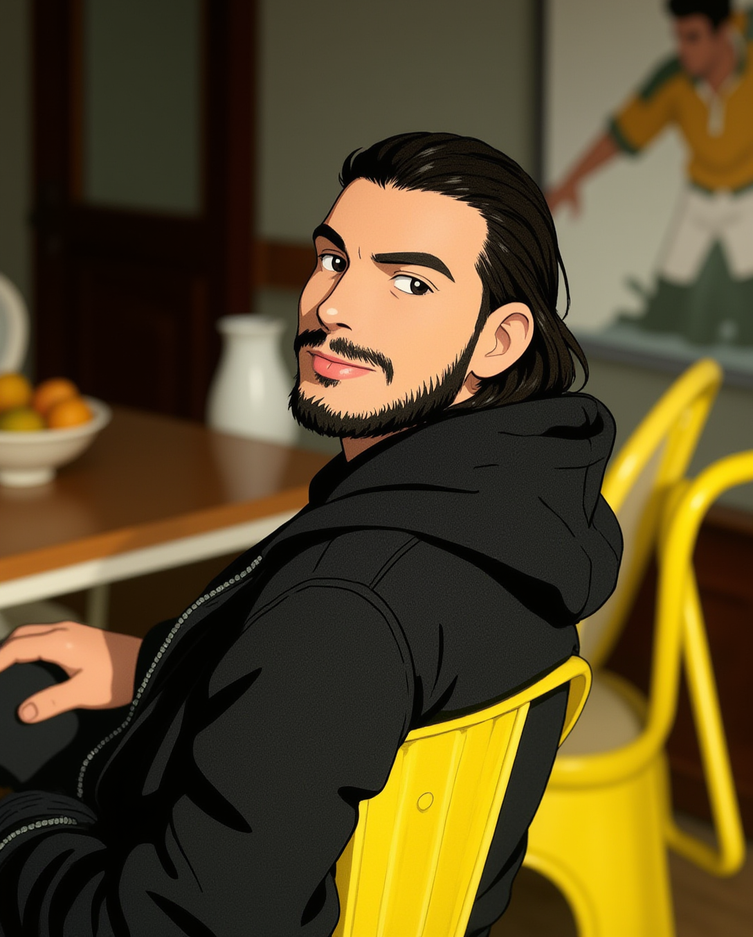
#> input picture images/myimg.png, 753 x 937 px, shrunk from 1088 x 1353 before the run
$ jupyter execute --allow-errors Image_enhancement_and_filtering-Spatial_Domain.ipynb
#> lines starting #> are read from the running program, lines starting #| are printed output that depends on the picture; after the words box and inside, x2 and y2 are one past the last pixel; in counts of white or black regions, pixels touching at a corner belong together
# Image Enhancement and Filtering Techniques - Spatial Domain

## Basic Point Operations for Image Enhancement

Basic point operations are fundamental techniques in digital image processing that modify pixel values to enhance image quality or extract specific features.

### Contrast Stretching
- Improves image contrast by stretching the range of intensity values
- Maps the original intensity values to span the full range (0-255)
- Useful when image has low contrast or narrow intensity range

**Also known as histogram stretching.**

#$# Thresholding
- Converts grayscale image to binary image
- Pixels above threshold become white (255)
- Pixels below threshold become black (0)
- Effective for segmentation and object detection

### Digital Negative
- Inverts pixel intensities
- New pixel value = 255 - original value
- Useful for enhancing white or gray details in dark regions
- Common in medical imaging

### Intensity Level Slicing
- Highlights specific range of intensities
- Pixels within range are set to maximum value
- Pixels outside range are set to minimum value
- Helps visualize structures with similar intensity levels

[cell 1]
import numpy as np
import cv2

import matplotlib.pyplot as plt

# load image
img = cv2.imread('images/myimg.png', cv2.IMREAD_GRAYSCALE)
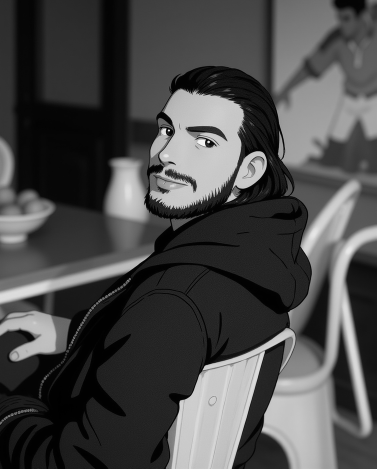
#> img: shape (937, 753) (shown at 1/2 size); min 0, max 254, mean 73.8

plt.figure(figsize=(16, 8))
plt.subplot(151)
plt.title('Contrast Stretching')
plt.imshow(img, cmap='gray')


# Contrast Stretching
def contrast_stretch(img):
    min_val = np.min(img)
#> min_val = 0
    max_val = np.max(img)
#> max_val = 254
    return ((img - min_val) * 255 / (max_val - min_val)).astype(np.uint8)
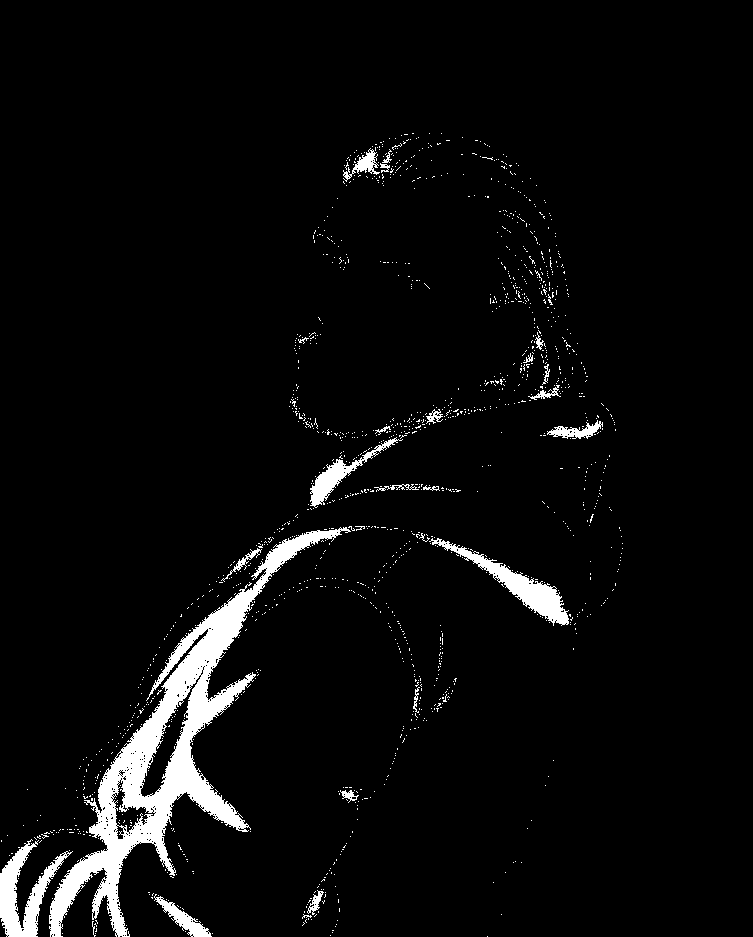
#> returned value: shape (937, 753); values 0 (black) and 1 (white), 4.4% white; 1430 white regions (1404 under 20 px), largest, box (x1, y1, x2, y2) and area: (49, 527, 351, 937) 19281, (0, 839, 73, 937) 2572, (429, 538, 569, 626) 2416

contrast_img = contrast_stretch(img)
plt.subplot(152)
plt.title('Contrast Stretching')
plt.imshow(contrast_img, cmap='gray')

thresh_img = (img > 127).astype(np.uint8) * 255
#> thresh_img: shape (937, 753); 22.6% white; 150 white regions (132 under 20 px), largest, box (x1, y1, x2, y2) and area: (523, 360, 753, 937) 45916, (341, 656, 591, 937) 29918, (299, 178, 488, 419) 27683
plt.subplot(153)
plt.title('Thresholding')
plt.imshow(thresh_img, cmap='gray')

negative_img = 255 - img
# If you are confused how this work ? Remember..... the feature of numpy array, if you substract if from scaler it will substract from each element of the array
# So 255 - img will substract each element of the array from 255
plt.subplot(154)
plt.title('Digital Negative')
plt.imshow(negative_img, cmap='gray')

def intensity_slice(img, min_range=100, max_range=200):
#> called with min_range = 100, max_range = 200
    sliced = img.copy()
    sliced[(img >= min_range) & (img <= max_range)] = 255
    sliced[(img < min_range) | (img > max_range)] = 0
#> sliced: shape (937, 753); 23.7% white; 482 white regions (456 under 20 px), largest, box (x1, y1, x2, y2) and area: (398, 351, 753, 937) 58417, (552, 127, 753, 355) 25145, (298, 177, 491, 419) 20875
    return sliced

sliced_img = intensity_slice(img)
plt.subplot(155)
plt.title('Intensity Level Slicing')
plt.imshow(sliced_img, cmap='gray')
plt.tight_layout()
plt.show()

[cell 2]
list_test = [1,2,3,2,4,4,6,7,5,0]
np_list_test = np.array(list_test)

print(7-np_list_test)

[cell 3]
import cv2
import numpy as np
import matplotlib.pyplot as plt

def calculate_histogram(image):
    hist = np.zeros(256)
    for pixel in image.ravel():
        hist[pixel] += 1
        # print(hist[pixel])
    return hist

image = cv2.imread('gg.png', cv2.IMREAD_GRAYSCALE)

#> (the rest of this cell did not finish here and is left out)

[cell 4]
# On a random 30x30 image
test_image = np.random.randint(0, 256, size=(15, 15), dtype=np.uint8)
equalized = cv2.equalizeHist(test_image)

fig, ((ax1, ax2), (ax3, ax4)) = plt.subplots(2, 2, figsize=(12, 8))

ax1.imshow(test_image, cmap='gray')
ax1.set_title('Original Image')
ax2.imshow(equalized, cmap='gray')
ax2.set_title('Equalized Image')

original_hist = calculate_histogram(test_image)
equalized_hist = calculate_histogram(equalized)

ax3.plot(original_hist)
ax3.set_title('Original Histogram')
ax3.set_xlabel('Pixel Intensity')
ax3.set_ylabel('Frequency')

ax4.plot(equalized_hist)
ax4.set_title('Equalized Histogram')
ax4.set_xlabel('Pixel Intensity')
ax4.set_ylabel('Frequency')

plt.tight_layout()
plt.show()

[cell 5]
# own image
img = cv2.imread('images/myimg.png', cv2.IMREAD_GRAYSCALE)
equalized = cv2.equalizeHist(img)
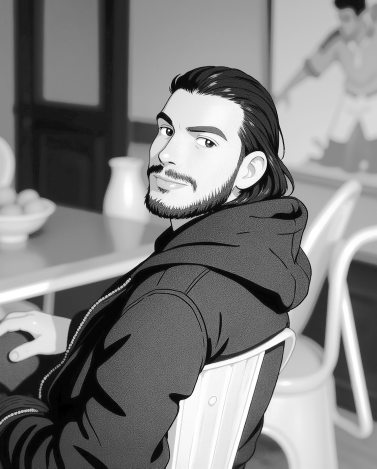
#> equalized: shape (937, 753) (shown at 1/2 size); min 0, max 255, mean 128.4

fig, ((ax1, ax2), (ax3, ax4)) = plt.subplots(2, 2, figsize=(12, 8))

ax1.imshow(img, cmap='gray')
ax1.set_title('Original Image')
ax2.imshow(equalized, cmap='gray')
ax2.set_title('Equalized Image')

original_hist = calculate_histogram(img)
#> original_hist = 256 values, max 17928 at index 1, min 0 at index 251, mean 2756.1
equalized_hist = calculate_histogram(equalized)
#> equalized_hist = 256 values, max 17928 at index 6, min 0 at index 1, mean 2756.1

ax3.plot(original_hist)
ax3.set_title('Original Histogram')
ax3.set_xlabel('Pixel Intensity')
ax3.set_ylabel('Frequency')

ax4.plot(equalized_hist)
ax4.set_title('Equalized Histogram')
ax4.set_xlabel('Pixel Intensity')
ax4.set_ylabel('Frequency')

plt.tight_layout()
plt.show()

## Smoothing Spatial Filters

## Spatial Smoothing Filters

Spatial smoothing filters reduce noise by averaging/filtering pixel values within a local neighborhood.

### Linear Filters:
- **Mean (Average) Filter**:
    - Uses a uniform 3x3 kernel
    ```
    [1/9, 1/9, 1/9]
    [1/9, 1/9, 1/9]
    [1/9, 1/9, 1/9]
    ```
    - Simple averaging of pixels in neighborhood
    - Blurs image evenly

- **Weighted Average Filter**:
    - Uses center-weighted 3x3 kernel
    ```
    [1/16, 2/16, 1/16]
    [2/16, 4/16, 2/16]
    [1/16, 2/16, 1/16]
    ```
    - Center pixel has higher weight
    - Preserves more detail than mean filter

### Non-Linear Filters:
- Don't use convolution kernels
- Use statistical operations on neighborhood pixels

- **Median Filter**:
    - Selects middle value in sorted neighborhood
    - Good for removing salt & pepper noise
    - Preserves edges better than mean filter

- **Min/Max Filters**:
    - Select minimum/maximum values in neighborhood
    - Min darkens image, max brightens
    - Useful for specific noise types

[cell 6]
def apply_mean_filter(image, kernel_size=3):
#> called with kernel_size = 3
    padded = np.pad(image, pad_width=kernel_size//2, mode='reflect')
    result = np.zeros_like(image)
    for i in range(image.shape[0]):
        for j in range(image.shape[1]):
            result[i,j] = np.mean(padded[i:i+kernel_size, j:j+kernel_size])
    return result.astype(np.uint8)

def apply_weighted_average(image, kernel_size=3):
#> called with kernel_size = 3
    padded = np.pad(image, pad_width=kernel_size//2, mode='reflect')
    result = np.zeros_like(image)
    # Create weighted kernel (center pixel has higher weight)
    weights = np.ones((kernel_size, kernel_size))
    center = kernel_size // 2
    weights[center, center] = 2
    weights = weights / np.sum(weights)  # Normalize weights

    for i in range(image.shape[0]):
        for j in range(image.shape[1]):
            window = padded[i:i+kernel_size, j:j+kernel_size]
            result[i,j] = np.sum(window * weights)
    return result.astype(np.uint8)

def apply_min_filter(image, kernel_size=3):
#> called with kernel_size = 3
    padded = np.pad(image, pad_width=kernel_size//2, mode='reflect')
    result = np.zeros_like(image)
    for i in range(image.shape[0]):
        for j in range(image.shape[1]):
            result[i,j] = np.min(padded[i:i+kernel_size, j:j+kernel_size])
    return result.astype(np.uint8)

def apply_max_filter(image, kernel_size=3):
#> called with kernel_size = 3
    padded = np.pad(image, pad_width=kernel_size//2, mode='reflect')
    result = np.zeros_like(image)
    for i in range(image.shape[0]):
        for j in range(image.shape[1]):
            result[i,j] = np.max(padded[i:i+kernel_size, j:j+kernel_size])
    return result.astype(np.uint8)

def apply_median_filter(image, kernel_size=3):
#> called with kernel_size = 3
    padded = np.pad(image, pad_width=kernel_size//2, mode='reflect')
    result = np.zeros_like(image)
    for i in range(image.shape[0]):
        for j in range(image.shape[1]):
            result[i,j] = np.median(padded[i:i+kernel_size, j:j+kernel_size])
    return result.astype(np.uint8)

img = cv2.imread('images/myimg.png', cv2.IMREAD_GRAYSCALE)

mean_filtered = apply_mean_filter(img)
weighted_average_filtered = apply_weighted_average(img)
min_filtered = apply_min_filter(img)
max_filtered = apply_max_filter(img)
median_filtered = apply_median_filter(img)

fig, ((ax1, ax2, ax3), (ax4, ax5, ax6)) = plt.subplots(2, 3, figsize=(15, 9))

ax1.imshow(mean_filtered, cmap='gray')
ax1.set_title('Mean Filter')
ax2.imshow(weighted_average_filtered, cmap='gray')
ax2.set_title('Weighted Average Filter')
ax3.imshow(min_filtered, cmap='gray')
ax3.set_title('Min Filter')
ax4.imshow(max_filtered, cmap='gray')
ax4.set_title('Max Filter')
ax5.imshow(median_filtered, cmap='gray')
ax5.set_title('Median Filter')
ax6.imshow(img, cmap='gray')
ax6.set_title('Original FIlter Filter')


plt.tight_layout()
plt.show()

## Sharpening Filters

Sharpening filters enhance edges and fine details in images. Common techniques include:

### Laplacian Filters
- Second-order derivative filter that detects rapid intensity changes
- Emphasizes edges in all directions
- Basic 3x3 Laplacian kernel:
    ```
    [ 0  1  0]
    [ 1 -4  1]
    [ 0  1  0]
    ```
- Sharpening achieved by subtracting Laplacian from original image

### Gradient-Based Filters

#### Sobel Filter
- First-order derivative filter that computes gradient magnitude
- Uses separate kernels for x and y directions
- Sobel x-direction:
    ```
    [-1  0  1]
    [-2  0  2]
    [-1  0  1]
    ```
- Sobel y-direction:
    ```
    [-1 -2 -1]
    [ 0  0  0]
    [ 1  2  1]
    ```
- Final gradient magnitude = sqrt(Gx^2 + Gy^2)
- Good at detecting vertical and horizontal edges

#### Prewitt Filter
- Similar to Sobel but with simpler coefficients
- Less emphasis on central pixels
- Prewitt x-direction:
    ```
    [-1  0  1]
    [-1  0  1]
    [-1  0  1]
    ```
- Prewitt y-direction:
    ```
    [-1 -1 -1]
    [ 0  0  0]
    [ 1  1  1]
    ```
- More sensitive to noise than Sobel

[cell 7]
def apply_laplacian(image):
    kernel = np.array([[0, 1, 0],
                      [1, -4, 1],
                      [0, 1, 0]])
    padded = np.pad(image, pad_width=1, mode='reflect')
    result = np.zeros_like(image)
    for i in range(image.shape[0]):
        for j in range(image.shape[1]):
            result[i,j] = np.sum(padded[i:i+3, j:j+3] * kernel)
    return image - result

def apply_sobel(image):
    sobel_x = np.array([[-1, 0, 1],
                        [-2, 0, 2],
                        [-1, 0, 1]])
    sobel_y = np.array([[-1, -2, -1],
                        [0, 0, 0],
                        [1, 2, 1]])
    padded = np.pad(image, pad_width=1, mode='reflect')
    gx = np.zeros_like(image)
    gy = np.zeros_like(image)

    for i in range(image.shape[0]):
        for j in range(image.shape[1]):
            gx[i,j] = np.sum(padded[i:i+3, j:j+3] * sobel_x)
            gy[i,j] = np.sum(padded[i:i+3, j:j+3] * sobel_y)

    # return np.sqrt(gx**2 + gy**2).astype(np.uint8)
    return gx.astype(np.uint8),gy.astype(np.uint8)

def apply_prewitt(image):
    prewitt_x = np.array([[-1, 0, 1],
                         [-1, 0, 1],
                         [-1, 0, 1]])
    prewitt_y = np.array([[-1, -1, -1],
                         [0, 0, 0],
                         [1, 1, 1]])
    padded = np.pad(image, pad_width=1, mode='reflect')
    gx = np.zeros_like(image)
    gy = np.zeros_like(image)

    for i in range(image.shape[0]):
        for j in range(image.shape[1]):
            gx[i,j] = np.sum(padded[i:i+3, j:j+3] * prewitt_x)
            gy[i,j] = np.sum(padded[i:i+3, j:j+3] * prewitt_y)
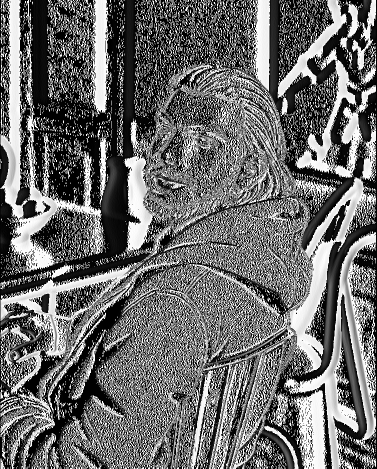
#> gx: shape (937, 753) (shown at 1/2 size); min 0, max 255, mean 108.2
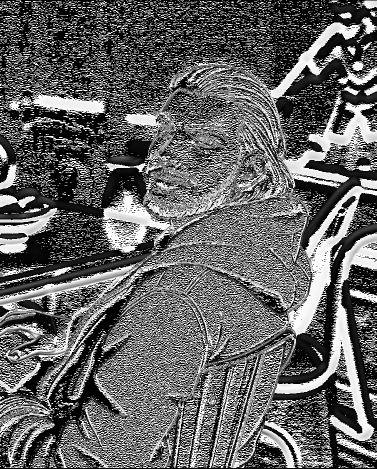
#> gy: shape (937, 753) (shown at 1/2 size); min 0, max 255, mean 99.7

    # return np.sqrt( gy**2).astype(np.uint8)
    return gx.astype(np.uint8),gy.astype(np.uint8)

sobel_filtered1,sobel_filtered2 = apply_sobel(img)
prewitt_filtered1,prewitt_filtered2 = apply_prewitt(img)
laplacian_filtered = apply_laplacian(img)
#> after the loop in apply_laplacian, `for i in range(image.shape[0]):`:
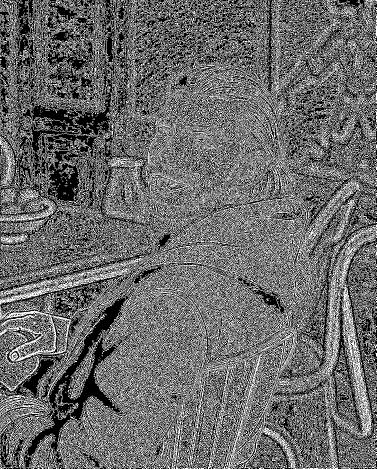
#> result: shape (937, 753) (shown at 1/2 size); min 0, max 255, mean 106.5

fig, (ax1, ax2, ax3,ax4,ax5) = plt.subplots(1, 5, figsize=(12, 4))
ax1.imshow(sobel_filtered1, cmap='gray')
ax1.set_title('Sobel X Filter')
ax2.imshow(sobel_filtered2, cmap='gray')
ax2.set_title('Sobel Y Filter')
ax3.imshow(prewitt_filtered1, cmap='gray')
ax3.set_title('Prewitt X Filter')
ax4.imshow(prewitt_filtered2, cmap='gray')
ax4.set_title('Prewitt Y Filter')
ax5.imshow(laplacian_filtered, cmap='gray')
ax5.set_title('Laplacian Filter')
plt.tight_layout()
plt.show()

## Image Magnification ( replication and interpolation )

[cell 8]
def create_synthetic_image(size=5):
    x = np.linspace(-1, 1, size)
    y = np.linspace(-1, 1, size)
    X, Y = np.meshgrid(x, y)
    R = np.sqrt(X**2 + Y**2)
    return (255 * (1 - R)).clip(0, 255).astype(np.uint8)

img = create_synthetic_image(5)


def replicate_zoom(image, scale_factor):
    # Step 1: Row-wise replication (duplicate columns)
    row_zoomed = np.repeat(image, scale_factor, axis=1)

    # Step 2: Column-wise replication (duplicate rows)
    fully_zoomed = np.repeat(row_zoomed, scale_factor, axis=0)

    return fully_zoomed

def magnify_interpolation(image):
    h, w = image.shape
    new_h, new_w = 2 * h, 2 * w
    output = np.zeros((new_h, new_w), dtype=float)

    # Step 1: Copy original pixels to even indices
    for i in range(h):
        for j in range(w):
            output[2*i, 2*j] = image[i, j]
    print(output)
    print("-"*100)

    # Step 2: Interpolate columns (horizontal)
    for i in range(0, new_h, 2):
        for j in range(1, new_w, 2):
            left = output[i, j - 1]
            right = output[i, j + 1] if j + 1 < new_w else 0
            output[i, j] = (left + right) / 2
    print(output)
    print("-"*100)
    # Step 3: Interpolate rows (vertical)
    for i in range(1, new_h, 2):
        for j in range(new_w):
            top = output[i - 1, j]
            bottom = output[i + 1, j] if i + 1 < new_h else 0
            output[i, j] = (top + bottom) / 2
    print(output)
    return output

scale_factor = 2
replicated = replicate_zoom(img, scale_factor)
print("Shape of replicated image:\t",replicated.shape)
interpolated = magnify_interpolation(img)
print("Shape of interpolated image:\t",interpolated.shape)


fig, (ax1, ax2, ax3) = plt.subplots(1, 3, figsize=(15, 5))
ax1.imshow(img, cmap='gray')
ax1.set_title('Original Image')
ax2.imshow(replicated, cmap='gray')
ax2.set_title('Replicated (2x)')
ax3.imshow(interpolated, cmap='gray')
ax3.set_title('Liner Interpolated (2x)')
plt.show()
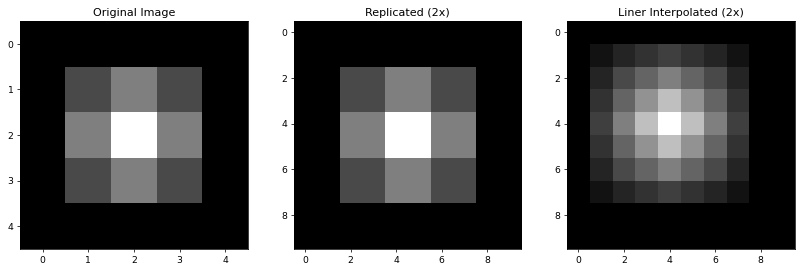
#> figure drawn by matplotlib, 3 panels

#### Testing...interpolation

[cell 9]
import numpy as np

def double_size_interpolation(image):
    h, w = image.shape
    new_h, new_w = 2 * h, 2 * w
    output = np.zeros((new_h, new_w), dtype=float)

    # Step 1: Copy original pixels to even indices
    for i in range(h):
        for j in range(w):
            output[2*i, 2*j] = image[i, j]
    print(output)
    print("-"*100)

    # Step 2: Interpolate columns (horizontal)
    for i in range(0, new_h, 2):
        for j in range(1, new_w, 2):
            left = output[i, j - 1]
            right = output[i, j + 1] if j + 1 < new_w else 0
            output[i, j] = (left + right) / 2
    print(output)
    print("-"*100)

    # Step 3: Interpolate rows (vertical)
    for i in range(1, new_h, 2):
        for j in range(new_w):
            top = output[i - 1, j]
            bottom = output[i + 1, j] if i + 1 < new_h else 0
            output[i, j] = (top + bottom) / 2
    print(output)

    return output
img = np.array([
    [1, 2, 3, 4],
    [5, 6, 7, 8],
    [9, 8, 6, 7],
    [0, 1, 2, 3]
])

zoomed = double_size_interpolation(img)
